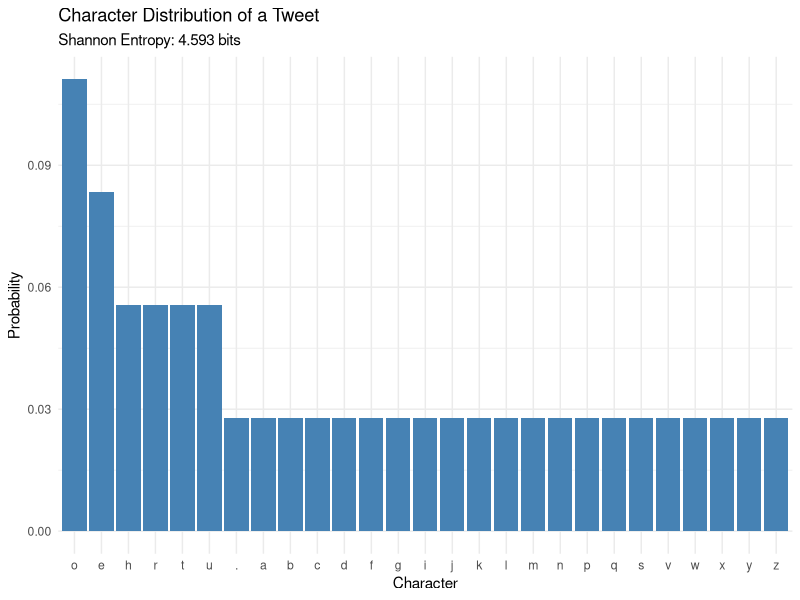

This figure's R source:
##########################################
# 
# Entropy-meter
# 
#
# Series:
# Little Useless-useful R functions #64
# Created: April 06, 2025
# Author: Tomaz Kastrun
# Blog: tomaztsql.wordpress.com
# V.1.0

# Changelog: 
#        
###########################################



library(ggplot2)
library(dplyr)
library(stringr)



entropy_meter <- function(tweet) {
  tweet <- str_to_lower(tweet) %>% str_remove_all("\\s")
  chars <- unlist(strsplit(tweet, split = ""))
  
  freq_table <- table(chars)
  probs <- freq_table / sum(freq_table)
  
  # Shannon entropy
  entropy <- -sum(probs * log2(probs))
  
  list(
    tweet = tweet,
    entropy = entropy,
    char_probs = data.frame(char = names(probs), prob = as.numeric(probs))
  )
}


tweets <- c(
  "hello world!",
  "aaaaaaahhhhhhh",
  "covfefe",
  "orange man with number 47",
  "The quick brown fox jumps over the lazy dog.",
  "BUY $DOGE 🚀 TO THE MOON!!!"
)

results <- lapply(tweets, entropy_meter)

data.frame(
  tweet = tweets,
  entropy = sapply(results, function(x) x$entropy)
)


most_chaotic <- results[[which.max(sapply(results, function(x) x$entropy))]]

ggplot(most_chaotic$char_probs, aes(x = reorder(char, -prob), y = prob)) +
  geom_col(fill = "steelblue") +
  labs(
    title = "Character Distribution of a Tweet",
    subtitle = paste("Shannon Entropy:", round(most_chaotic$entropy, 3), "bits"),
    x = "Character",
    y = "Probability"
  ) +
  theme_minimal()


entropy_meter("The mitochondria is the powerhouse of the cell.")
entropy_meter("LOLOLOLOLOL")
entropy_meter("🤖✨🧠👾🌈🦄")  # Emojis count too!



#########
### ### ### ### ### ### ### ### 
# Or slighttly better - compare
### ### ### ### ### ### ### ### 


entropy_meter_compare <- function(tweets) {
  compute_entropy <- function(tweet) {
    tweet_clean <- tolower(gsub("\\s", "", tweet))
    chars <- unlist(strsplit(tweet_clean, split = ""))
    if (length(chars) == 0) return(0)
    freq_table <- table(chars)
    probs <- as.numeric(freq_table) / sum(freq_table)
    entropy <- -sum(probs * log2(probs))
    
    return(entropy)
  }

  entropy_vals <- sapply(tweets, compute_entropy)
  
  result <- data.frame(
    Tweet = tweets,
    `Entropy (bits)` = round(entropy_vals, 3),
    check.names = FALSE
  )
  
  return(result[order(-result$`Entropy (bits)`), ]) 
}


### Run function for comparison
entropy_meter_compare(tweets)
